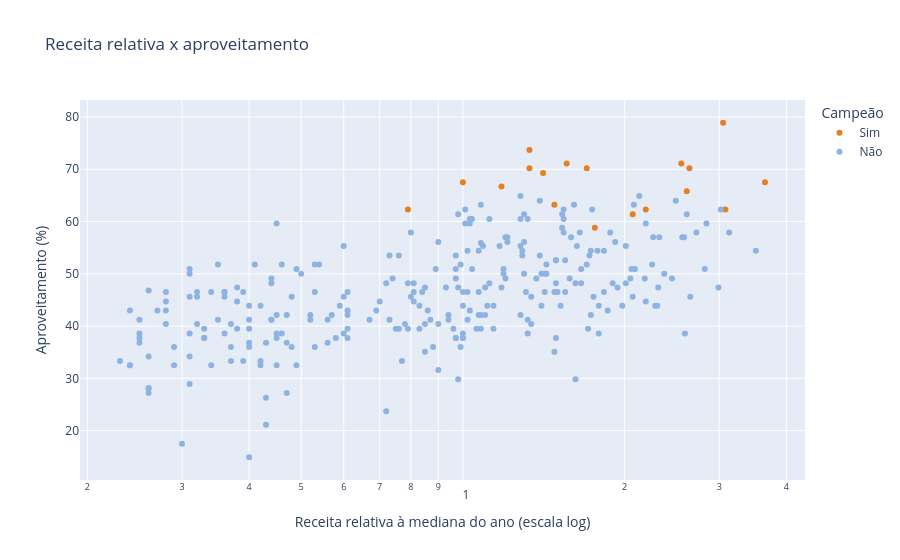

Here is the notebook cell this chart was saved with:
### Code cell
grafico = px.scatter(
    df.assign(campeao=df['campeao'].map({True: 'Sim', False: 'Não'})), x='receita_relativa', y='aproveitamento', color='campeao', hover_data=['clube', 'ano', 'posicao'],
    log_x=True, trendline=None,
    labels={'receita_relativa': 'Receita relativa à mediana do ano (escala log)', 'aproveitamento': 'Aproveitamento (%)', 'campeao': 'Campeão'},
    color_discrete_map={'Não': '#8fb3e0', 'Sim': '#e67e22'},
    title='Receita relativa x aproveitamento',
)
grafico.write_html('../docs/assets/receita_aproveitamento.html', include_plotlyjs='cdn')
grafico

### Figure 1 — Plotly figure (JSON) as saved in the notebook; plotly's stock layout.template omitted (floating-point values rounded to 4 significant figures; data arrays with more than 128 entries replaced by an {"elided": "..."} marker saying what was removed)
{"data": [{"customdata": [["São Paulo", 2007, 1], ["São Paulo", 2008, 1], ["Flamengo", 2009, 1], ["Fluminense", 2010, 1], ["Corinthians", 2011, 1], ["Fluminense", 2012, 1], ["Cruzeiro", 2013, 1], ["Cruzeiro", 2014, 1], ["Corinthians", 2015, 1], ["Palmeiras", 2016, 1], ["Corinthians", 2017, 1], ["Palmeiras", 2018, 1], ["Flamengo", 2019, 1], ["Flamengo", 2020, 1], ["Atlético-MG", 2021, 1], ["Palmeiras", 2022, 1], ["Palmeiras", 2023, 1], ["Botafogo", 2024, 1]], "hovertemplate": "Campeão=Sim<br>Receita relativa à mediana do ano (escala log)=%{x}<br>Aproveitamento (%)=%{y}<br>clube=%{customdata[0]}<br>ano=%{customdata[1]}<br>posicao=%{customdata[2]}<extra></extra>", "legendgroup": "Sim", "marker": {"color": "#e67e22", "symbol": "circle"}, "mode": "markers", "name": "Sim", "orientation": "v", "showlegend": true, "type": "scatter", "x": [3.65, 2.61, 1.76, 0.79, 2.19, 1.0, 1.18, 1.33, 1.56, 1.7, 1.48, 2.64, 3.05, 3.08, 1.33, 2.55, 2.07, 1.41], "xaxis": "x", "y": [67.5, 65.8, 58.8, 62.3, 62.3, 67.5, 66.7, 70.2, 71.1, 70.2, 63.2, 70.2, 78.9, 62.3, 73.7, 71.1, 61.4, 69.3], "yaxis": "y"}, {"customdata": {"elided": "284x3 mixed values"}, "hovertemplate": "Campeão=Não<br>Receita relativa à mediana do ano (escala log)=%{x}<br>Aproveitamento (%)=%{y}<br>clube=%{customdata[0]}<br>ano=%{customdata[1]}<br>posicao=%{customdata[2]}<extra></extra>", "legendgroup": "Não", "marker": {"color": "#8fb3e0", "symbol": "circle"}, "mode": "markers", "name": "Não", "orientation": "v", "showlegend": true, "type": "scatter", "x": {"elided": "284 float values"}, "xaxis": "x", "y": {"elided": "284 float values"}, "yaxis": "y"}], "layout": {"legend": {"title": {"text": "Campeão"}, "tracegroupgap": 0}, "title": {"text": "Receita relativa x aproveitamento"}, "xaxis": {"anchor": "y", "domain": [0.0, 1.0], "title": {"text": "Receita relativa à mediana do ano (escala log)"}, "type": "log"}, "yaxis": {"anchor": "x", "domain": [0.0, 1.0], "title": {"text": "Aproveitamento (%)"}}}}
